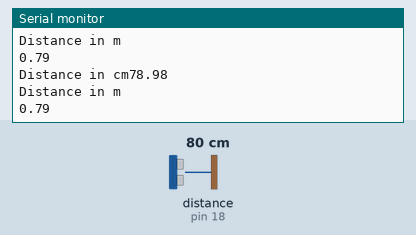
The sketch below on a simulated Arduino Uno, built with avr-gcc and run on an emulated ATmega328P. On the bench: the last lines printed to the serial monitor. Wiring (inferred from the names in the program): ultrasonic range finder: trigger pin 5; echo pin 18. The inputs (shaded band) are chosen by the test bench; at power-on: distance to the obstacle (sensor on pin 18) 80 cm. The echo pulse lasts 58.3 µs per cm.

Above: at 1.8 s.
1.9 s: distance to the obstacle (sensor on pin 18) set to 2 cm
At 2.8 s:
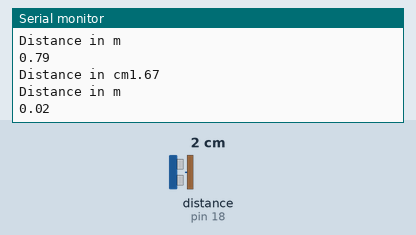
3.4 s: distance to the obstacle (sensor on pin 18) set to 4 cm
At 4.8 s:
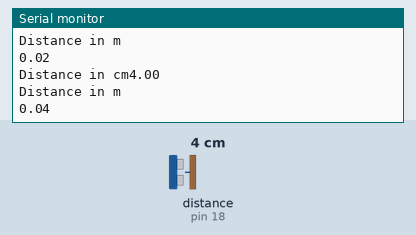
Timing chart, 0 to 6.4 s (numbered marks = the images above; inputs shaded):
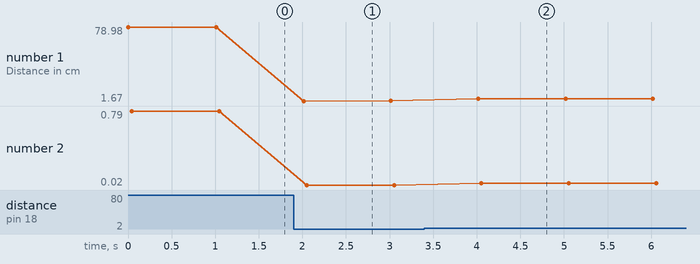

Measured:
- after the input at 1.9 s, the serial monitor: prints a new line after 0.11 s (image 1)
- after the input at 3.4 s, the serial monitor: prints a new line after 0.62 s (image 2)
- plotted number 1: 78.98 → 2.01 after the input at 1.9 s, 2.01 → 4 after the input at 3.4 s
- plotted number 2: 0.79 → 0.02 after the input at 1.9 s, 0.02 → 0.04 after the input at 3.4 s

The sketch:

sketch_may21a.ino
```cpp
const int trigger=5;
const int echo =18;
#define speed 0.034
#define conv 0.01
float  TIME;
float distance1;
float distance2;
void setup(){
  Serial.begin(9600);
   pinMode(echo,INPUT);
  pinMode(trigger,OUTPUT);

}
void loop()
{
  digitalWrite(trigger,LOW);
  delayMicroseconds(100);
  digitalWrite(trigger,HIGH);
  delayMicroseconds(10);
  digitalWrite(trigger,LOW);
  TIME=pulseIn(echo,HIGH);
  distance1=(speed*TIME)/2;
  distance2=(distance1)/100;
  Serial.print("Distance in cm");
  Serial.println(distance1);
  Serial.println("Distance in m");
  Serial.println(distance2);
  delay(1000);
}
```
